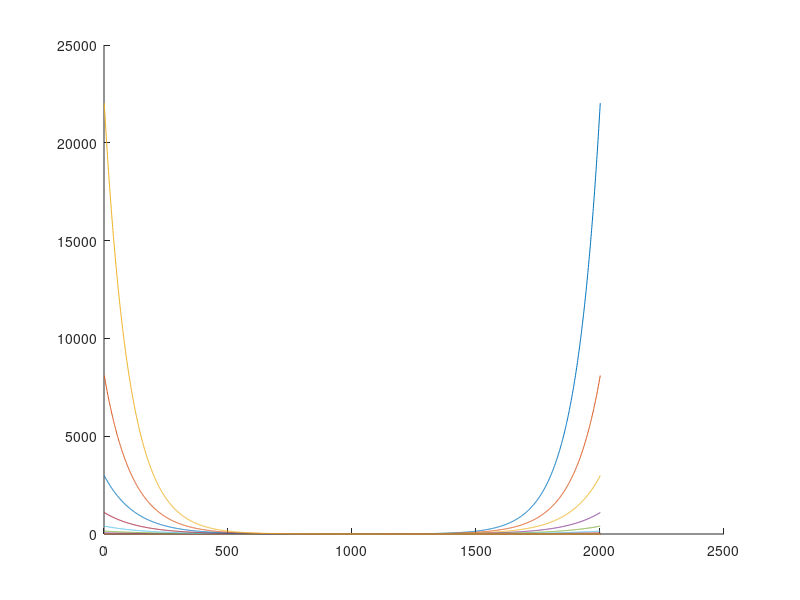
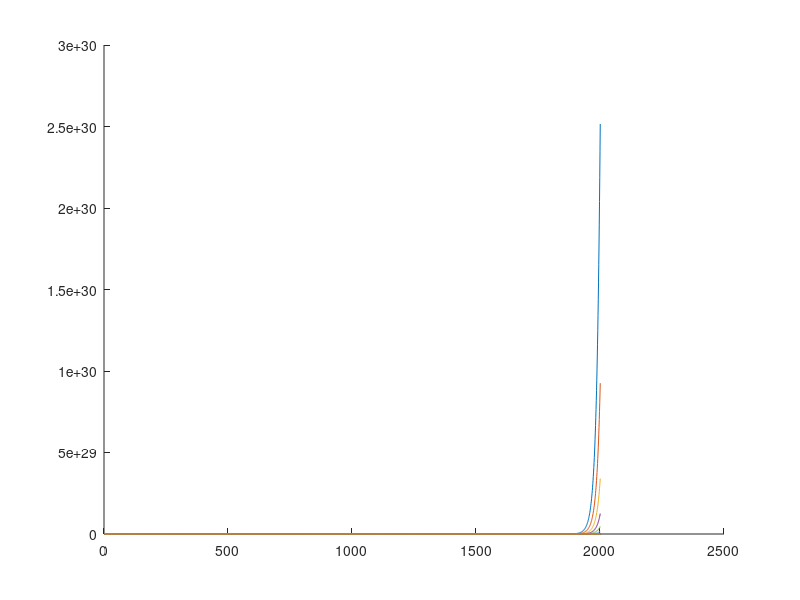
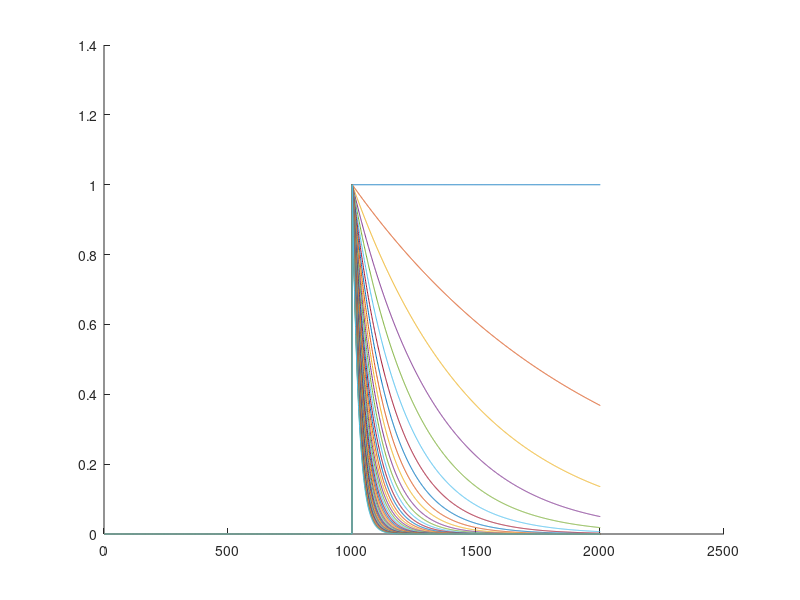
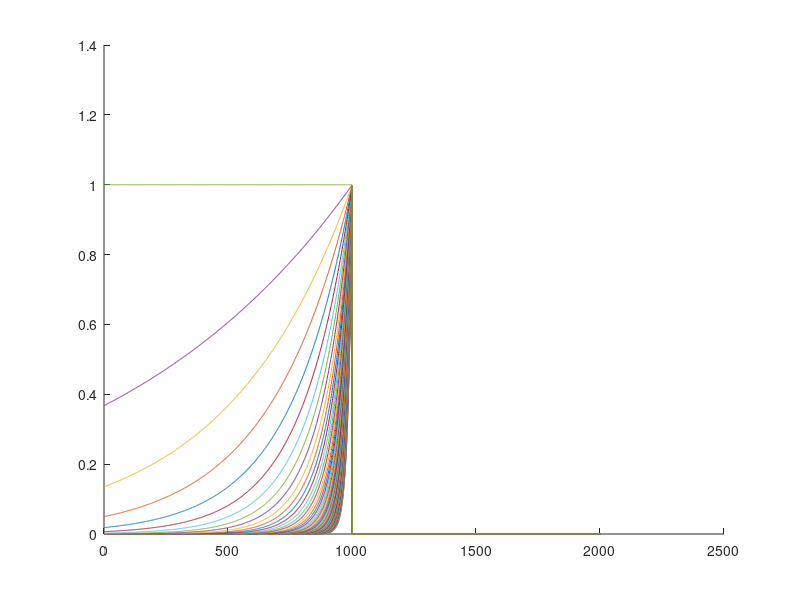

These figures' MATLAB source, in order:
% M.8.1 Konvergenzgebiete

% Aufgabe 8.1

% Initialisierung
close; clear; clc;

t = -10:10^-2:10;

x = zeros(size(t));
x(t>=0) = exp(t(t>=0));
x(t<0) = exp(2*t((t<0)));

figure('Name','x1', 'NumberTitle','off');
hold on
for sigma = 0:0.1:3
    xdamped = x.*exp(-sigma*t);
    plot(xdamped)
end

x2 = zeros(size(t));
x2(t>=0) = exp(2*t(t>=0));

figure('Name','x2', 'NumberTitle','off');
hold on
for sigma = -5:0.1:5
    x2damped = x2.*exp(-sigma*t);
    plot(x2damped)
end

x3 = zeros(size(t));
x3(t>=0) = exp(-4*t(t>=0));

figure('Name','x3', 'NumberTitle','off');
hold on
for sigma = -4:0.1:0
    x3damped = x3.*exp(-sigma*t);
    plot(x3damped)
end

x4 = zeros(size(t));
x4(t<0) = exp(3*t((t<0)));

figure('Name','x4', 'NumberTitle','off');
hold on
for sigma = -3:0.1:3
    x4damped = x4.*exp(-sigma*t);
    plot(x4damped)
end

x5 = zeros(size(t));
x5(t>=0) = exp(2*t(t>=0));
x5(t<0) = exp(t((t<0)));

figure('Name','x5', 'NumberTitle','off');
hold on
for sigma = 0:0.1:3
    x5damped = x5.*exp(-sigma*t);
    plot(x5damped)
end
